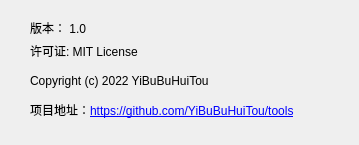
<?xml version="1.0" encoding="UTF-8"?>
<ui version="4.0">
 <class>About</class>
 <widget class="QDialog" name="About">
  <property name="geometry">
   <rect>
    <x>0</x>
    <y>0</y>
    <width>359</width>
    <height>145</height>
   </rect>
  </property>
  <property name="sizePolicy">
   <sizepolicy hsizetype="Fixed" vsizetype="Fixed">
    <horstretch>0</horstretch>
    <verstretch>0</verstretch>
   </sizepolicy>
  </property>
  <property name="windowTitle">
   <string>关于</string>
  </property>
  <property name="windowIcon">
   <iconset>
    <normalon>:/image/favicon.ico</normalon>
   </iconset>
  </property>
  <widget class="QLabel" name="label">
   <property name="geometry">
    <rect>
     <x>30</x>
     <y>20</y>
     <width>71</width>
     <height>16</height>
    </rect>
   </property>
   <property name="text">
    <string>版本： 1.0</string>
   </property>
  </widget>
  <widget class="QLabel" name="label_2">
   <property name="geometry">
    <rect>
     <x>30</x>
     <y>40</y>
     <width>141</width>
     <height>21</height>
    </rect>
   </property>
   <property name="text">
    <string>许可证: MIT License</string>
   </property>
  </widget>
  <widget class="QLabel" name="label_3">
   <property name="geometry">
    <rect>
     <x>30</x>
     <y>70</y>
     <width>301</width>
     <height>21</height>
    </rect>
   </property>
   <property name="text">
    <string>Copyright (c) 2022 YiBuBuHuiTou</string>
   </property>
  </widget>
  <widget class="QLabel" name="label_4">
   <property name="geometry">
    <rect>
     <x>30</x>
     <y>100</y>
     <width>321</width>
     <height>21</height>
    </rect>
   </property>
   <property name="text">
    <string>项目地址：&lt;a href=&quot;https://github.com/YiBuBuHuiTou/tools&quot;&gt;https://github.com/YiBuBuHuiTou/tools&lt;/a&gt;</string>
   </property>
  </widget>
 </widget>
 <resources>
  <include location="resources.qrc"/>
 </resources>
 <connections/>
</ui>
